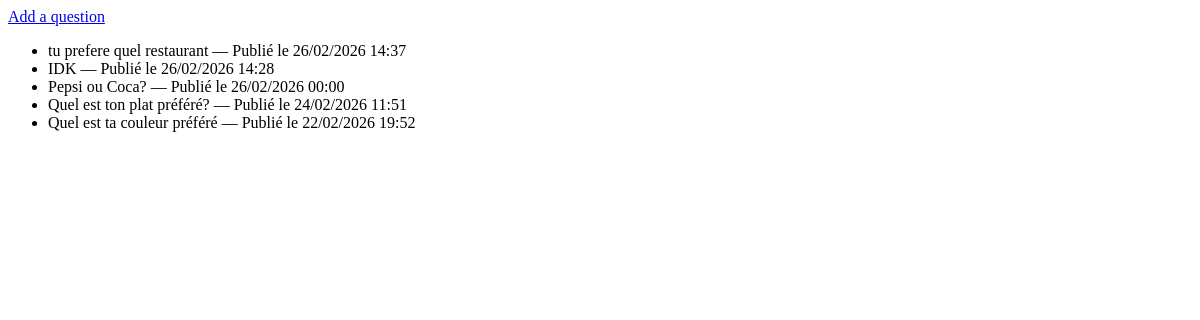
Before: / with the older database file.
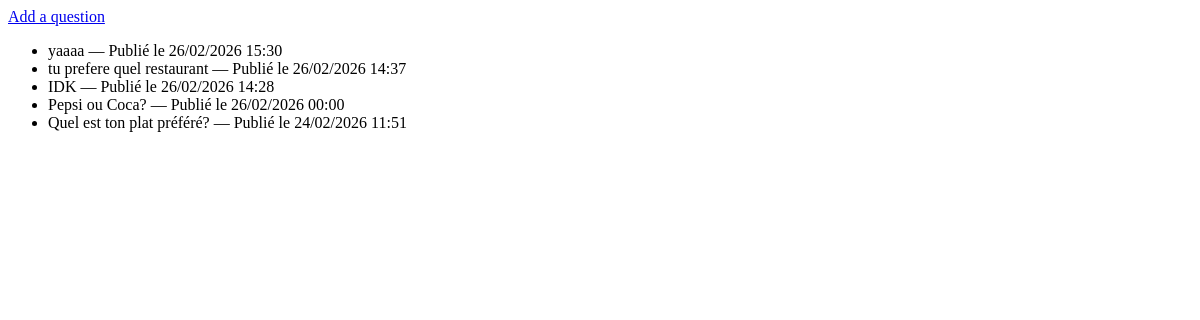
After: the same page with the newer database file.
### question_app/models.py (models this page shows, shortened)
class Question(models.Model):
    question_text = models.CharField(max_length=200)
    pub_date = models.DateTimeField('date published')

### question_app/views.py (the view)
# urls.py: path('', views.index, name='index'),
def index(request):
    latest_question_list = Question.objects.order_by('-pub_date')[:5]  # last 5 questions
    context = {'latest_question_list': latest_question_list}
    return render(request, 'question_app/index.html', context)

### question_app/templates/question_app/index.html
<a href="{% url 'add' %}">Add a question</a>
<ul>
{% for question in latest_question_list %}
    <li>{{ question.question_text }} — Publié le {{ question.pub_date|date:"d/m/Y H:i" }}</li>
{% endfor %}
</ul>

Changed rows visible on the page:
no longer on this page (row unchanged): Question: question_text "Quel est ta couleur préféré", pub_date "22/02/2026 19:52"
added Question: question_text "yaaaa", pub_date "26/02/2026 15:30"
